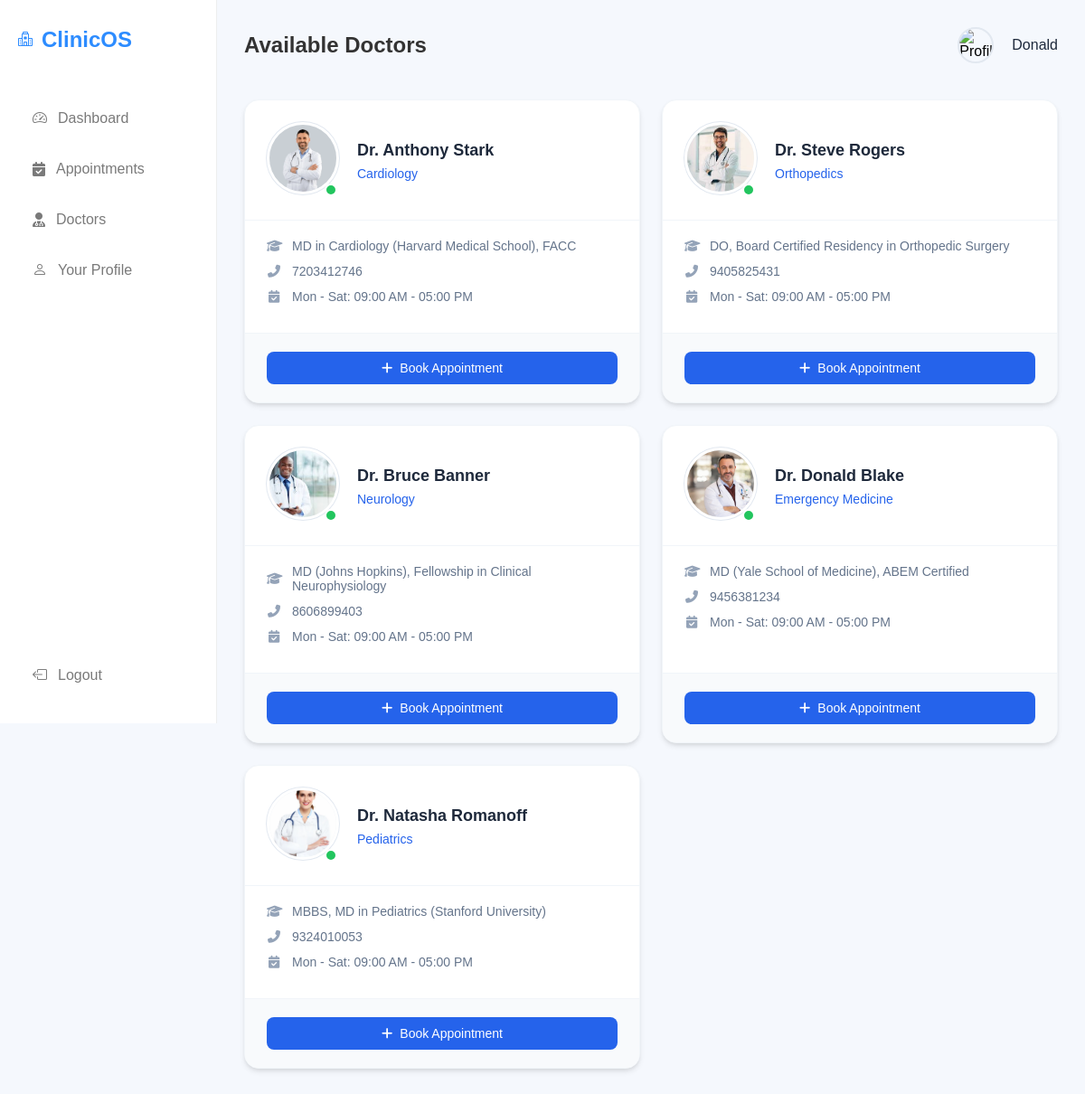
/patient/doctors/ (signed in), run on the app's committed database.
### managementsystem/models.py (models this page shows, shortened)
class CustomUser(AbstractUser):
    ROLE_CHOICES = (
        ('admin', 'Admin'),
        ('doctor', 'Doctor'),
        ('patient', 'Patient'),
    )
    role = models.CharField(max_length=20, choices=ROLE_CHOICES,default='patient')

class Doctor(models.Model):
    user = models.OneToOneField(CustomUser,on_delete=models.CASCADE)
    phone = models.CharField(max_length=15, blank=True, null=True)
    department = models.CharField(max_length=100)
    education = models.TextField(default='MBBS')
    photo = models.ImageField(upload_to='doctors',default='default/default.png')

### managementsystem/views/patient_views.py (the view)
# urls.py: path('doctors/', patient_doctor_list,name='patient_doctor_list'),
@login_required
def patient_doctor_list(request):
    doctors = Doctor.objects.all()
    return render(request, 'patient/doctor_list.html', {'doctors': doctors})

### managementsystem/templates/patient/doctor_list.html (shortened to what this page needs)
{% extends 'patient/base.html' %}
{% load static %}
{% block profile %}
<div class="profile">
    <img src="{{ request.user.patient.photo.url }}" alt="Profile" style="width:40px; height:40px; border-radius:50%; object-fit: cover; border: 2px solid #e2e8f0;">
    <span style="font-weight: 500; color: #1e293b; margin-left: 8px;">{{ request.user.first_name }}</span>
</div>
{% endblock %}
{% block header %}Available Doctors{% endblock %}
{% block content %}
<div class="doctor-list">
    {% for i in doctors %}
        <div class="doctor-card">
            <div class="card-header">
                <div class="doctor-photo-wrapper">
                    {% if i.photo %}
                        <img src="{{ i.photo.url }}" class="doctor-photo" alt="Dr. {{ i.user.first_name }} {{ i.user.last_name }}">
                    {% else %}
                        <img src="{% static 'images/default-doctor.png' %}" class="doctor-photo" alt="Default Doctor">
                    {% endif %}
                    <div class="status-badge" title="Available"></div>
                </div>
                <div class="doctor-basics">
                    <h3>Dr. {{ i.user.get_full_name}}</h3>
                    <span class="specialty">{{ i.department }}</span>
                </div>
            </div>
            <div class="card-body">
                <div class="info-item">
                    <i class="fas fa-graduation-cap"></i>
                    <span>{{ i.education }}</span>
                </div>
                {% if i.phone %}
                <div class="info-item">
                    <i class="fas fa-phone-alt"></i>
                    <span>{{ i.phone }}</span>
                </div>
                {% endif %}
                <div class="info-item">
                    <i class="fas fa-calendar-check"></i>
                    <span>Mon - Sat: 09:00 AM - 05:00 PM</span>
                </div>
            </div>
            <div class="card-footer">
                <a href="{% url 'book_appointment' %}" class="btn-book">
                    <i class="fas fa-plus"></i>
                    Book Appointment
                </a>
            </div>
        </div>
    {% empty %}
        <div class="empty-state">
            <i class="fas fa-user-md"></i>
            <p>No doctors are currently available in this department.</p>
        </div>
    {% endfor %}
</div>
{% endblock %}

### managementsystem/static/css/home.css (style rules this page uses)
* { margin:0; padding:0; box-sizing:border-box; font-family:Arial, Helvetica, sans-serif; }
body { background:#f5f8fd; }
.profile { display:flex; align-items:center; gap:12px; }
.profile img { width:45px; height:45px; border-radius:50%; }
.card-header { display:flex; justify-content:space-between; align-items:center; margin-bottom:25px; gap: 15px; }

### managementsystem/templates/patient/doctor_list.html (style rules this page uses)
:root { --primary: #2563eb; --primary-hover: #1d4ed8; --bg-body: #f8fafc; --text-main: #1e293b; --text-muted: #64748b; --card-shadow: 0 4px 6px -1px rgba(0, 0, 0, 0.1), 0 2px 4px -1px rgba(0, 0, 0, 0.06); --card-shadow-hover: 0 10px 15px -3px rgba(0, 0, 0, 0.1), 0 4px 6px -2px rgba(0, 0, 0, 0.05); }
.doctor-list { display: grid; grid-template-columns: repeat(auto-fill, minmax(320px, 1fr)); gap: 24px; padding: 10px 0; }
.doctor-card { background: #ffffff; border-radius: 16px; overflow: hidden; transition: transform 0.2s, box-shadow 0.2s; box-shadow: var(--card-shadow); border: 1px solid #f1f5f9; display: flex; flex-direction: column; }
.doctor-card .card-header { padding: 24px; display: flex; gap: 20px; align-items: center; border-bottom: 1px solid #f1f5f9; margin-bottom: 0; background: none; justify-content: flex-start; }
.doctor-photo-wrapper { position: relative; flex-shrink: 0; }
.doctor-photo { width: 80px; height: 80px; border-radius: 50%; object-fit: cover; background: #f1f5f9; border: 3px solid #fff; box-shadow: 0 0 0 1px #e2e8f0; }
.status-badge { position: absolute; bottom: 2px; right: 2px; width: 14px; height: 14px; background: #22c55e; border: 2px solid #fff; border-radius: 50%; }
.doctor-basics h3 { margin: 0; color: var(--text-main); font-size: 1.125rem; font-weight: 600; line-height: 1.4; }
.specialty { color: var(--primary); font-weight: 500; font-size: 0.875rem; margin-top: 4px; display: block; }
.doctor-card .card-body { padding: 20px 24px; flex-grow: 1; }
.info-item { display: flex; align-items: center; gap: 12px; margin-bottom: 12px; color: var(--text-muted); font-size: 0.875rem; }
.info-item i { color: #94a3b8; width: 16px; text-align: center; }
.doctor-card .card-footer { padding: 20px 24px; background: #f8fafc; border-top: 1px solid #f1f5f9; }
.btn-book { display: flex; align-items: center; justify-content: center; gap: 8px; width: 100%; background: var(--primary); color: white; text-decoration: none; padding: 10px; border-radius: 8px; font-weight: 500; font-size: 0.875rem; transition: background 0.2s; }

### managementsystem/templates/patient/base.html (style rules this page uses)
.profile { display:flex; align-items:center; gap:12px; flex-shrink: 0; }

### data on the page
CustomUser: user.first_name "Donald"
Doctor: photo (picture), user.get_full_name "Anthony Stark", department "Cardiology", education "MD in Cardiology (Harvard Medical School), FACC", phone "7203412746"
Doctor: photo (picture), user.get_full_name "Steve Rogers", department "Orthopedics", education "DO, Board Certified Residency in Orthopedic Surgery", phone "9405825431"
Doctor: photo (picture), user.get_full_name "Bruce Banner", department "Neurology", education "MD (Johns Hopkins), Fellowship in Clinical Neurophysiology", phone "8606899403"
Doctor: photo (picture), user.get_full_name "Donald Blake", department "Emergency Medicine", education "MD (Yale School of Medicine), ABEM Certified", phone "9456381234"
Doctor: photo (picture), user.get_full_name "Natasha Romanoff", department "Pediatrics", education "MBBS, MD in Pediatrics (Stanford University)", phone "9324010053"
